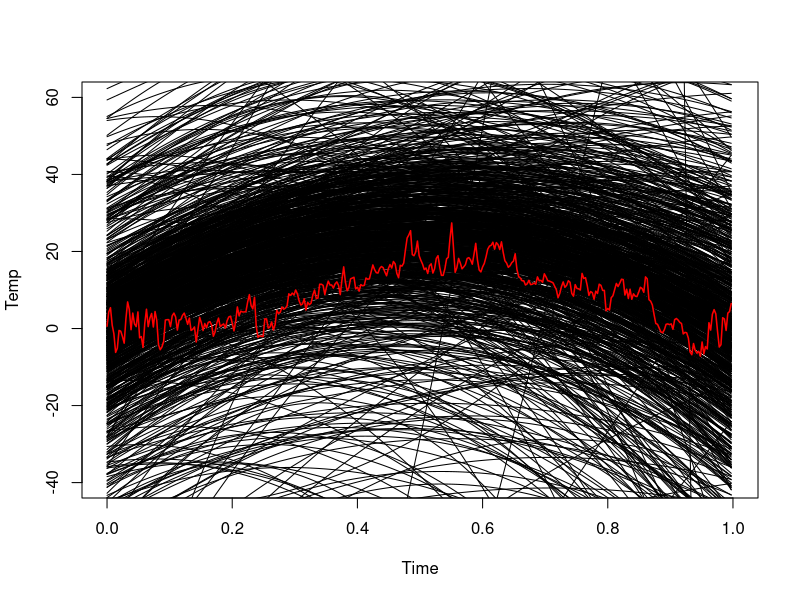
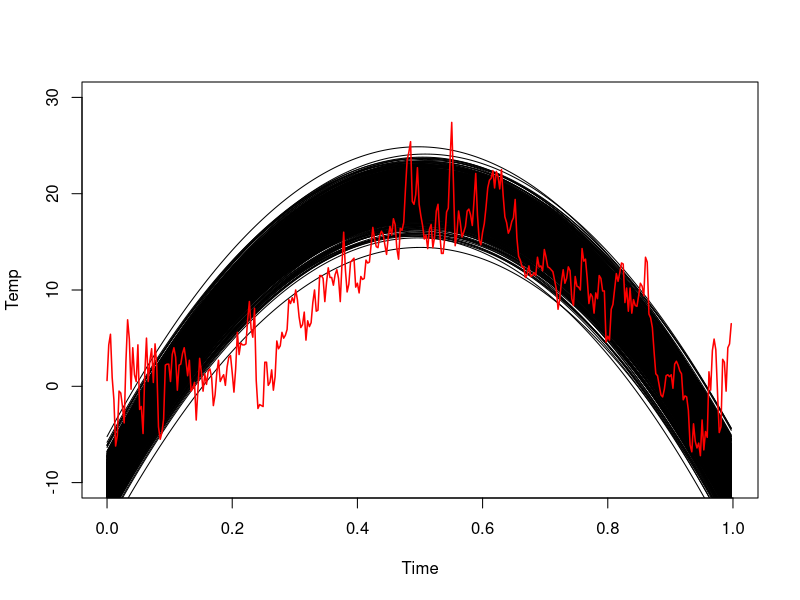
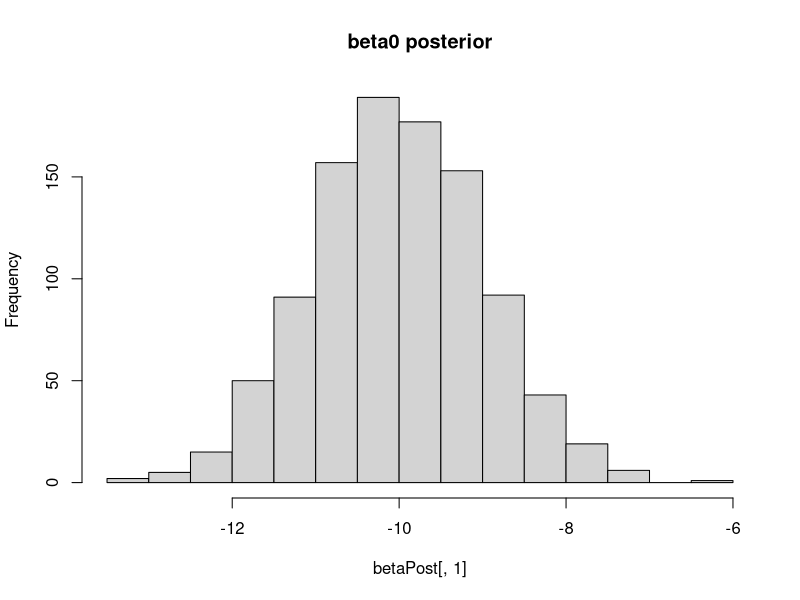
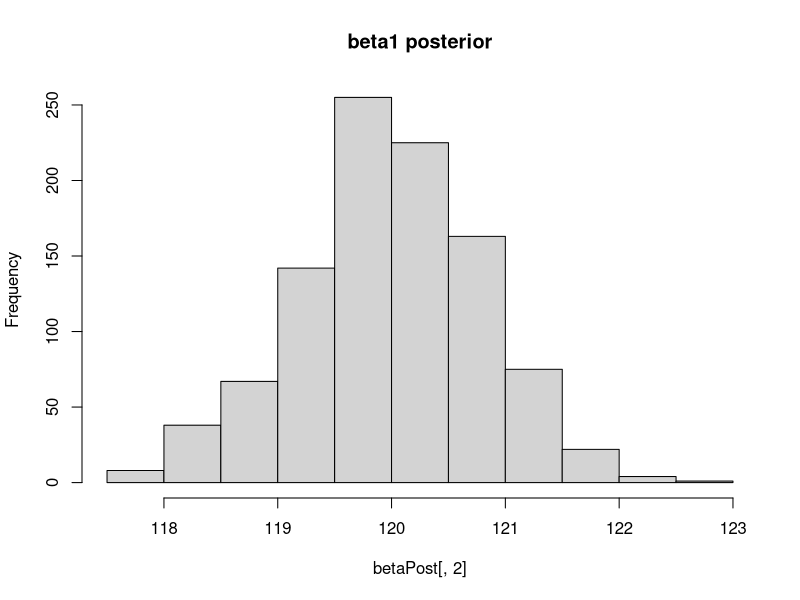
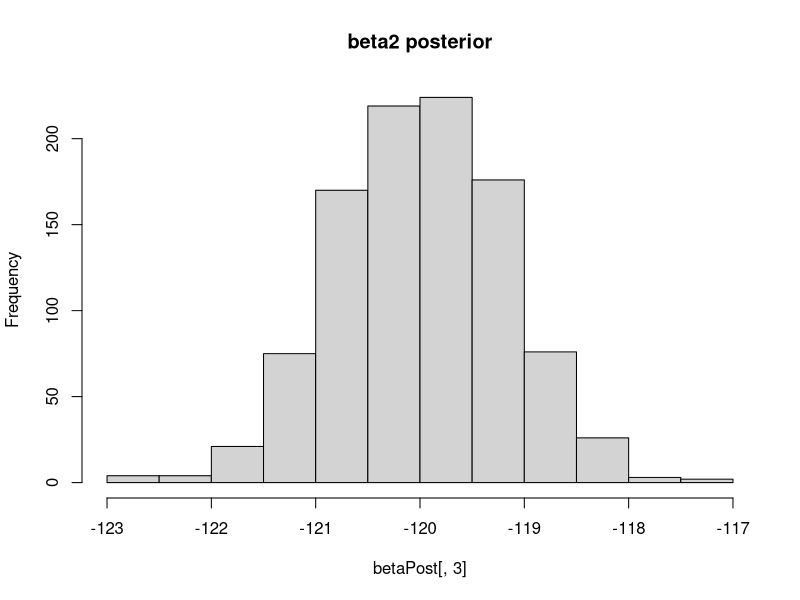
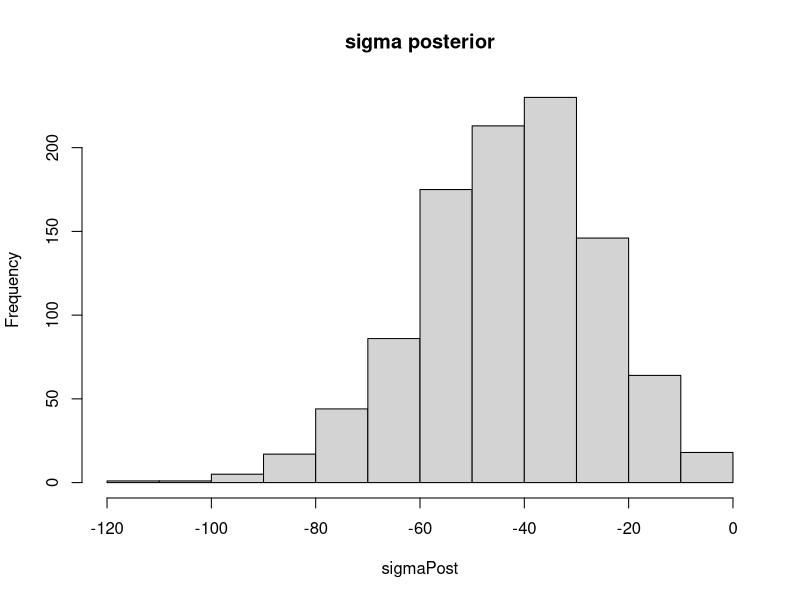
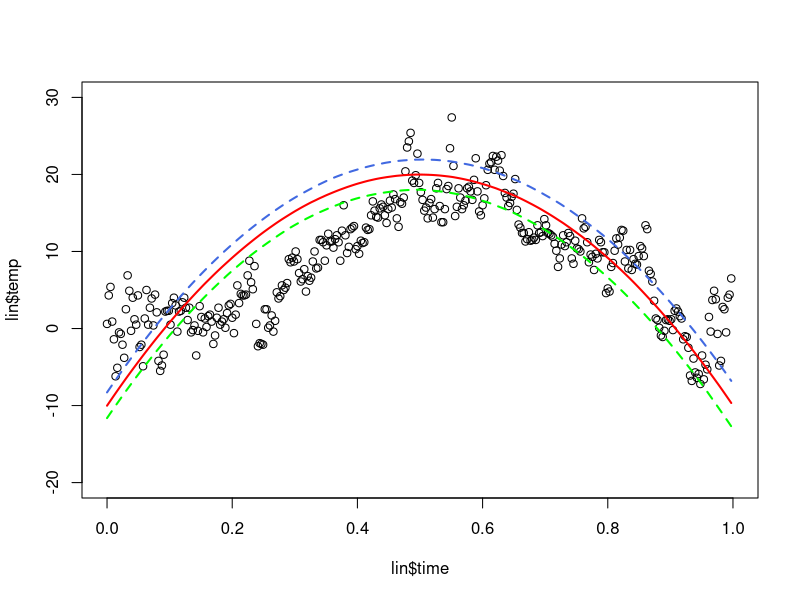
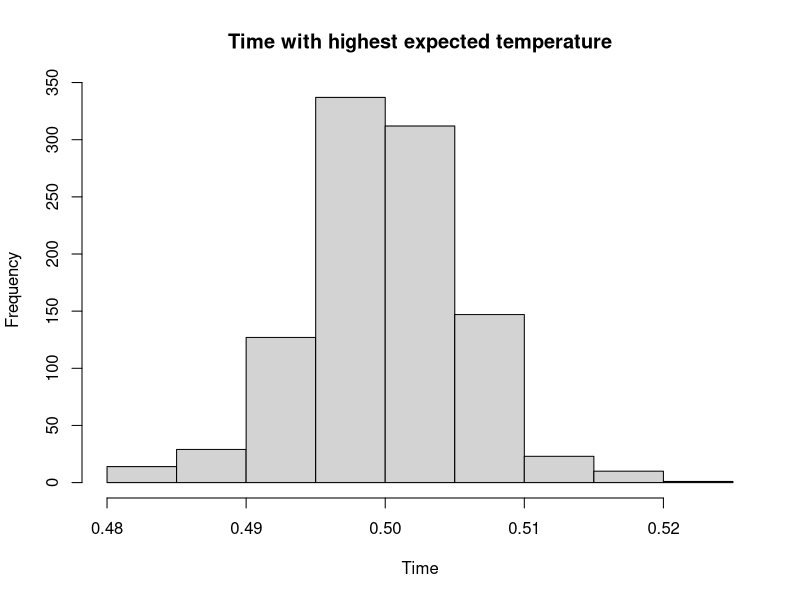

Here is the R script that generated these plots, in order:
## ---- chunk 1
knitr::opts_chunk$set(echo = TRUE, message = FALSE, warning=FALSE, fig.width = 5, fig.height = 3, fig.align = 'center')
set.seed(12345)
## ---- chunk 2
library(coda)
library(readxl)
library(mvtnorm)
library(tidyr)
library(knitr)
## ---- chunk 3
# loading the data
lin <- read_excel("Linkoping2022.xlsx")

women <- read.table('WomenAtWork.dat', header=TRUE)

## ---- chunk 4
# creating the time variable, number of days since the beginning of the year divided by 365
lin$time <- as.numeric((as.Date(lin$datetime) - as.Date("2022-01-01"))/365)
## ---- chunk 5
set.seed(123456789)
# creating the variables
mu0 <- t(c(0, 100, -100))
omega0 <- diag(0.01, nrow=3,ncol=3)
v0 <- 1
sigma0 <- 1
n <- nrow(lin)

beta <- matrix(ncol=3, nrow=1000)
sigma <- matrix(ncol=1, nrow=1000)
for (i in 1:1000){
  # joint prior for sigma, this is the inv-chi2 simulator from lab 1
  sigma[i] <- (v0*sigma0)/rchisq(1,v0) 
  
  # joint prior for beta
  beta[i,] <- rmvnorm(1,mean=mu0,sigma[i]*solve(omega0)) 
}

## ---- chunk 6
# regression curves 

reg_matrix <- matrix(ncol=nrow(lin), nrow=1000)

for (i in 1:1000){
  
  # temp = b0 + b1*time + b2*time^2 + e, e ~ N(0, sigma^2)
  reg_matrix[i,] <- beta[i,1] + beta[i,2] *lin$time + beta[i,3]*lin$time^2 + rnorm(1,0,sigma[i])
  
}


plot(n, xlim=c(0,1),ylim=c(-40,60), xlab = "Time", ylab = "Temp")
for (i in 1:1000){
  lines(x=lin$time,y=reg_matrix[i,], col = "black")
}
lines(lin$temp, x=lin$time, type='l', col = "red", lwd = 1.5)
## ---- chunk 7
set.seed(123456789)
# creating the variables
mu0 <- t(c(-10,120,-120))
omega0 <- diag(1, nrow=3,ncol=3)
v0 <- 150
sigma0 <- 1
## ---- chunk 8
n <- nrow(lin)

beta <- matrix(ncol=3, nrow=1000)
sigma <- matrix(ncol=1, nrow=1000)
for (i in 1:1000){
  sigma[i] <- (v0*sigma0)/rchisq(1,v0) # joint prior for sigma, this is the inv-chi2 simulator from lab 1

  beta[i,] <- rmvnorm(1,mean=mu0,sigma[i]*solve(omega0)) # joint prior for beta
}

# regression curves 

reg_matrix <- matrix(ncol=nrow(lin), nrow=1000)

for (i in 1:1000){
  
  # temp = b0 + b1*time + b2*time^2 + e, e ~ N(0, sigma^2)
  reg_matrix[i,] <- beta[i,1] + beta[i,2] *lin$time + beta[i,3]*lin$time^2 + rnorm(1,0,sigma[i])
  
}


plot(n, xlim=c(0,1),ylim=c(-10,30), xlab = "Time", ylab = "Temp")
for (i in 1:1000){
  lines(x=lin$time,y=reg_matrix[i,], col = "black")
}
lines(lin$temp, x=lin$time, type='l', col = "red", lwd = 1.5)
## ---- chunk 9
# creating empty matrices for posteriors
betaPost <- matrix(ncol = 3, nrow = 1000)
sigmaPost <- matrix(ncol = 1, nrow = 1000)

mu_n <- matrix(ncol = 1, nrow = 1000)

# X matrix
X_mat <- matrix(c(rep(1, 365), lin$time, lin$time^2), ncol = 3)

# X'X
xTx <- t(X_mat) %*% X_mat

# y matrix
y_mat <- matrix(lin$temp)

# y'y
yTy <- t(y_mat) %*% y_mat


omega_n <- xTx + omega0 # beta posterior variance
v_n <- v0 + n # sigma posterior mean

for (i in 1:1000){
  
  # beta posterior mean
  mu_n <- solve(xTx + omega0) %*% (xTx %*% beta[i,] + omega0 %*% t(mu0)) 
  
  # df, sigma posterior
  vSigma_n <- v0 * sigma0 + (yTy + mu0 %*% omega0 %*% t(mu0)) - (t(mu_n) %*% omega_n %*% mu_n) 
  
  # joint sigma posterior distribution
  sigmaPost[i] <- (vSigma_n) / rchisq(1, v_n) 
  
  # joint beta posterior distribution
  betaPost[i,] <- rmvnorm(1, mu_n, sigma = sigmaPost[i]*solve(omega_n)) 
}

## ---- chunk 10
{hist(betaPost[,1], main = "beta0 posterior"); hist(betaPost[,2], main = "beta1 posterior")}
{hist(betaPost[,3], main = "beta2 posterior"); hist(sigmaPost, main = "sigma posterior")}
## ---- chunk 11
# calculate posterior
regressionPost <- matrix(ncol=nrow(lin), nrow=1000)

for (i in 1:1000){
  # calculate posterior according to the regression formula
  regressionPost[i,] <- betaPost[i,1] + betaPost[i,2] *lin$time + betaPost[i,3]*lin$time^2
  
}

# posterior median
medianPost <- c()

for(i in 1:365){
  
  # calculate median for every day
  medianPost[i] <- median(regressionPost[,i])
  
}

# 90% equal tail interval
eqtiPost <- matrix(nrow = 365, ncol = 2)

for(i in 1:365){
  
  eqtiPost[i,1] <- quantile(regressionPost[,i], c(0.05, 0.95))[1]
  eqtiPost[i,2] <- quantile(regressionPost[,i], c(0.05, 0.95))[2]
}
## ---- chunk 12
plot(lin$temp, x=lin$time, xlim=c(0,1),ylim=c(-20,30), col = "black", pch = 1) # scatter plot of temperature data
lines(x=lin$time,y=medianPost, col = "red", lwd = 2) # curve for posterior median of regression function
lines(x = lin$time, y = eqtiPost[,1], col = "green", lwd = 2, lty = "dashed") # curve for the lower quantile
lines(x = lin$time, y = eqtiPost[,2], col = "royalblue", lwd = 2, lty = "dashed") # curve for the upper quantile
## ---- chunk 13
derivPost <- matrix(ncol = 1, nrow = 1000)


for(i in 1:1000){
  # for each days derivative, take min of abs value to find nearest to zero
  derivPost[i,] <- lin$time[which.min(abs(betaPost[i,2] + 2*betaPost[i,3]*lin$time))] 
}

# posterior distribution of highest expected temperature
hist(derivPost, main = "Time with highest expected temperature", xlab = "Time")
## ---- chunk 14
plot(lin$temp, x=lin$time, xlim=c(0,1),ylim=c(-20,30), col = "black"); lines(x=lin$time,y=medianPost, col = "red", lwd = 2)

# the time (i.e element) that has derivative closest to zero
derivMax <- max(table(derivPost)) 

abline(v = lin$time[derivMax], col = "darkgreen") # derivative closest to zero according to each day
## ---- chunk 15

set.seed(123456789)
# creating the variables
# set zero as mu_0 values for mean of priors of beta of a higher order to get parameters close to 0
mu0 <- t(c(-5,120,-120,0,0,0,0,0,0,0,0)) 

# picking high values of omega to get lower variance of the prior
# more certain that these parameters are 0 to reduce overfittning
omega0 <- diag(c(1,1,1,rep(1000,8)), nrow=11,ncol=11) 
v0 <- 150
sigma0 <- 1
n <- nrow(lin)

beta <- matrix(ncol=11, nrow=1000)
sigma <- matrix(ncol=1, nrow=1000)

reg_matrix <- matrix(ncol=nrow(lin), nrow=1000)


for (i in 1:1000){
  
  sigma[i] <- (v0*sigma0)/rchisq(1,v0) # joint prior for sigma

  beta[i,] <- rmvnorm(1,mean=mu0,sigma[i]*solve(omega0)) # joint prior for beta

  
  reg_matrix[i,] <- beta[i,1] + beta[i,2] *lin$time + beta[i,3]*lin$time^2 + beta[i,4]*lin$time^3 +
     beta[i,5]*lin$time^4 + beta[i,6]*lin$time^5 + beta[i,7]*lin$time^6 + beta[i,8]*lin$time^7 +
    beta[i,9]*lin$time^8 + beta[i,10]*lin$time^9 + beta[i,11]*lin$time^10 +rnorm(1,0,sigma[i])
  
}

plot(n, xlim=c(0,1),ylim=c(-10,40), xlab = "Time", ylab = "Temp")
for (i in 1:1000){
  lines(x=lin$time,y=reg_matrix[i,])
}
lines(lin$temp, x=lin$time, type='l', col="red")
## ---- chunk 16

knitr::kable(
  data.frame(
    Variable = c("Work", "Constant", "HusbandInc", "EducYears", "ExpYears", "Age", "NSmallChild", "NBigChild"),
    `Data type` = c("Binary", "1", "Numeric", "Counts", "Counts", "Counts", "Counts", "Counts"),
    Meaning = c("Whether or not the woman works", "Constant to the intercept", "Husband's income", "Years of education", "Years of experience", "Age", "Number of children $\\leq$ 6 years in household", "Number of children > 6 years in household"),
    Role = c("Response y", "Feature", "Feature", "Feature", "Feature", "Feature", "Feature", "Feature")
  ),
  align = c("l", "c", "l", "l"),
  caption = "Variable Information"
)
## ---- chunk 17
# picking out the variables from the data
y <- women$Work
X <- women[,-1]

# for comparison
glmModel<- glm(Work ~ 0 + ., data = women, family = binomial) 

logisticpost <- function(betas,y,X,tau){
  
  B_prior <- dmvnorm(betas,rep(0,7),diag(tau ^ 2,7), log=TRUE)
  
  linpred <- as.matrix(X)%*%betas
  loglik <- sum( linpred*y - log(1 + exp(linpred)) )
  if (abs(loglik) == Inf) loglik = -20000;
  
  B_prior+loglik
}

tau <- 2


betas <- rep(0,7)



OptimRes <- optim(betas,logisticpost,gr=NULL,y,X,tau,method=c("BFGS"),
                  control=list(fnscale=-1),hessian=TRUE)



# Printing the results to the screen
names(OptimRes$par) <- names(X) # Naming the coefficient by covariates
approxPostStd <- sqrt(diag(solve(-OptimRes$hessian))) # Computing approximate standard deviations.
names(approxPostStd) <-  names(X) # Naming the coefficient by covariates
print('The posterior mode is:')
print(OptimRes$par)

print('GLM coefficients')
print(glmModel$coefficients)

print('The approximate posterior standard deviation is:')
print(approxPostStd)

## ---- chunk 18
c(OptimRes$par[6] - 1.96 * approxPostStd[6],
  OptimRes$par[6] + 1.96 * approxPostStd[6])
## ---- chunk 19
# values for the woman to predict if she works or not
x_woman <- matrix(c(1,18,11,7,40,1,1),1,7)
woman_pred <- c()

for (i in 1:1000){
  # simulating 1000 different betas from multivariate normal dist 
  # with beta_tilde and inverese of the hessian
  betass <- rmvnorm(1,OptimRes$par,solve(-OptimRes$hessian))
  
  # the logistic regression function conjugate to get prob of not working
  woman_pred[i] <- 1- (exp(x_woman%*%t(betass))/((1+exp(x_woman%*%t(betass)))))
  
}


## ---- chunk 20
hist(woman_pred)
## ---- chunk 21

Woman_13 <-c() 
for (i in 1:1000){
 # drawing 1 value per prob of 13 women 
  
 Woman_13[i] <- rbinom(1,13,woman_pred[i])
  
}

hist(Woman_13)
